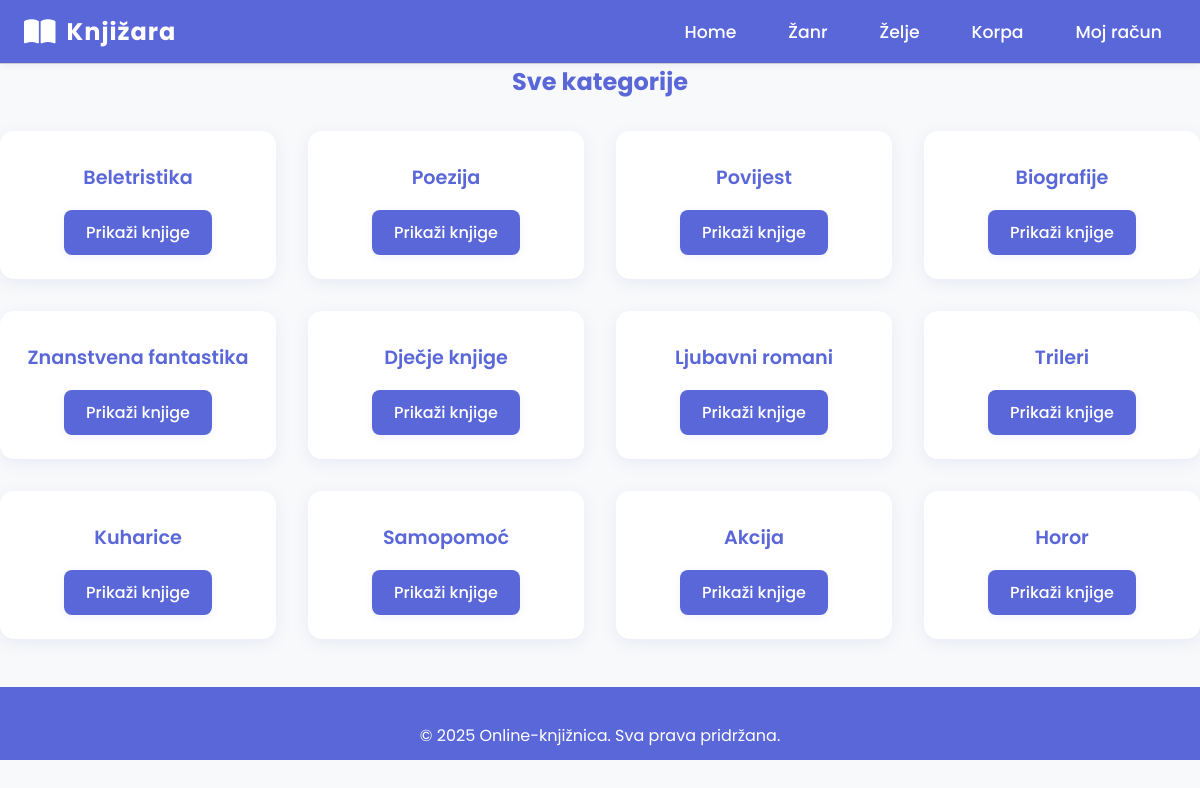
Screenshot of /kategorija with the database file from the repository.
### models.py (models this page shows)
class Kategorija(Base):
    __tablename__ = "kategorija"
    id = Column(Integer, primary_key=True)
    naziv = Column(String, unique=True, nullable=False)
    knjige = relationship("Knjiga", back_populates="kategorija", cascade="all, delete")

### main.py (the view)
@app.get("/kategorija", response_class=HTMLResponse)
def kategorije(request: Request, db: Session = Depends(get_db)):
    kategorije = dohvati_sve_kategorije(db)
    return templates.TemplateResponse("kategorije.html", {"request": request, "kategorije": kategorije})

### templates/kategorije.html (shortened to what this page needs)
<!DOCTYPE html>
<html lang="hr">
<head>
    <link rel="stylesheet" href="{{ url_for('static', path='css/korpa.css') }}">
    <link rel="stylesheet" href="https://cdnjs.cloudflare.com/ajax/libs/font-awesome/6.4.0/css/all.min.css">
</head>
<body>
    <div id="navbar-container">
        {% include 'navbar.html' %}
    </div>
    <div class="container my-5">
        <h2 style="color: #5a67d8; text-align:center; margin-bottom:32px;">Sve kategorije</h2>
        <div class="kategorije-grid">
            {% for kategorija in kategorije %}
            <div class="kategorija-card">
                <span class="kategorija-naziv">{{ kategorija.naziv }}</span>
                <a href="/kategorija/{{ kategorija.id }}" class="btn kategorija-btn">Prikaži knjige</a>
            </div>
            {% endfor %}
        </div>
    </div>
    <div id="footer-container">
        <footer style="text-align: center;">&copy; 2025 Online-knjižnica. Sva prava pridržana.</footer>
    </div>
</body>
</html>

### static/css/korpa.css (style rules this page uses)
* { margin: 0; padding: 0; box-sizing: border-box; }
body { font-family: 'Poppins', sans-serif; min-height: 100vh; display: flex; flex-direction: column; background-color: #f8f9fa; color: #333; }
footer { background-color: #2d3748; color: #e2e8f0; padding: 50px 20px 20px; margin-top: 60px; }
.kategorije-grid { display: grid; grid-template-columns: repeat(auto-fit, minmax(220px, 1fr)); gap: 32px; margin-top: 24px; }
.kategorija-card { background: #fff; border-radius: 14px; box-shadow: 0 4px 16px rgba(90,103,216,0.10); padding: 32px 20px 24px 20px; display: flex; flex-direction: column; align-items: center; transition: box-shadow 0.2s, transform 0.2s; min-height: 140px; }
.kategorija-naziv { font-size: 1.2rem; font-weight: 600; color: #5a67d8; margin-bottom: 18px; text-align: center; }
.kategorija-btn { background: #5a67d8; color: #fff; border: none; border-radius: 8px; padding: 10px 22px; font-size: 1rem; font-weight: 500; text-decoration: none; transition: background 0.2s; cursor: pointer; margin-top: auto; box-shadow: 0 2px 8px rgba(90,103,216,0.08); display: inline-block; }

### static/css/layout.css (style rules this page uses)
footer { background: #5a67d8; color: #fff; padding: 36px 0 12px 0; margin-top: 48px; font-size: 1em; }

### rows the page displays
Kategorija: naziv "Beletristika"
Kategorija: naziv "Poezija"
Kategorija: naziv "Povijest"
Kategorija: naziv "Biografije"
Kategorija: naziv "Znanstvena fantastika"
Kategorija: naziv "Dječje knjige"
Kategorija: naziv "Ljubavni romani"
Kategorija: naziv "Trileri"
Kategorija: naziv "Kuharice"
Kategorija: naziv "Samopomoć"
Kategorija: naziv "Akcija"
Kategorija: naziv "Horor"
